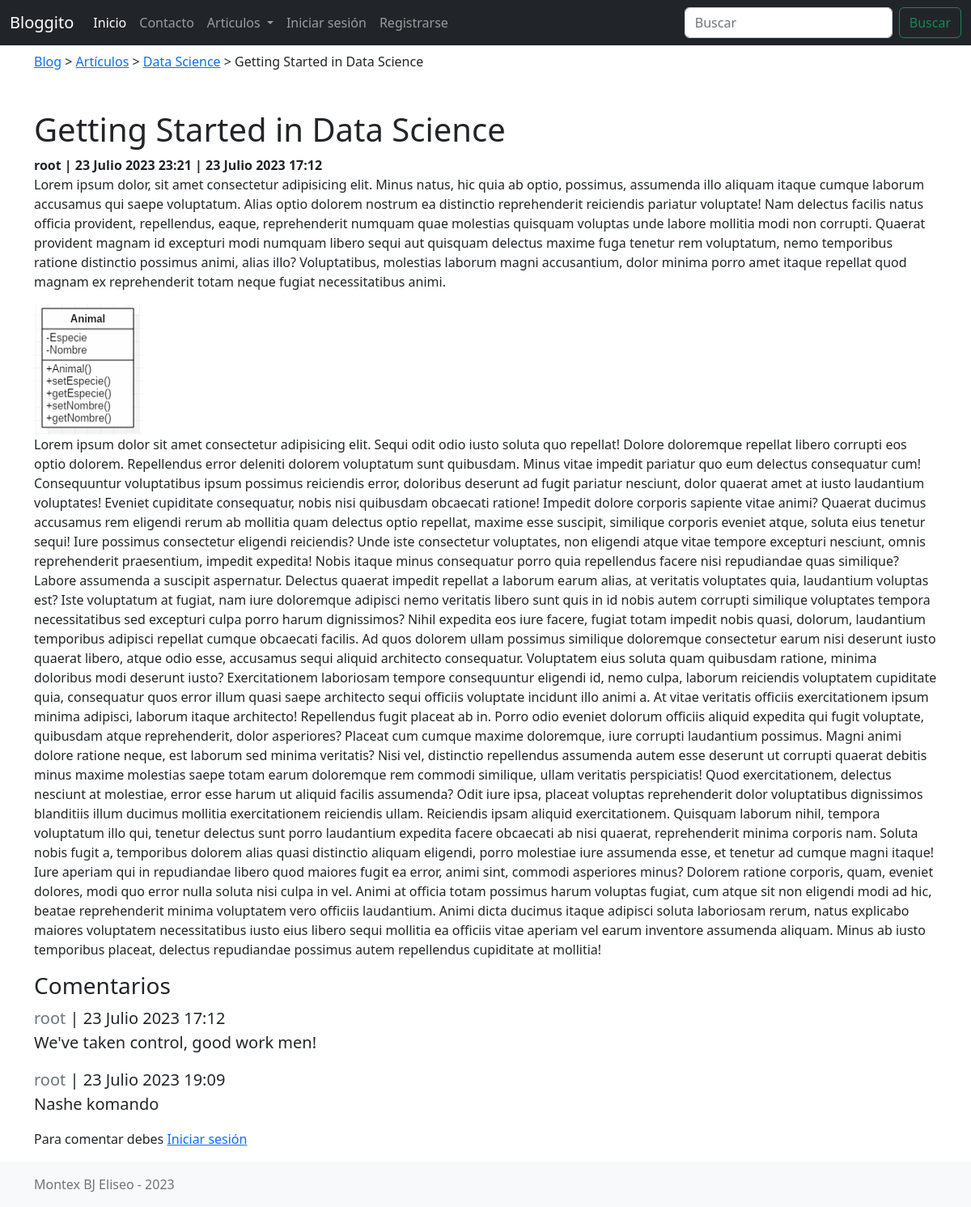
The page /posts/1 on the database as committed earlier.
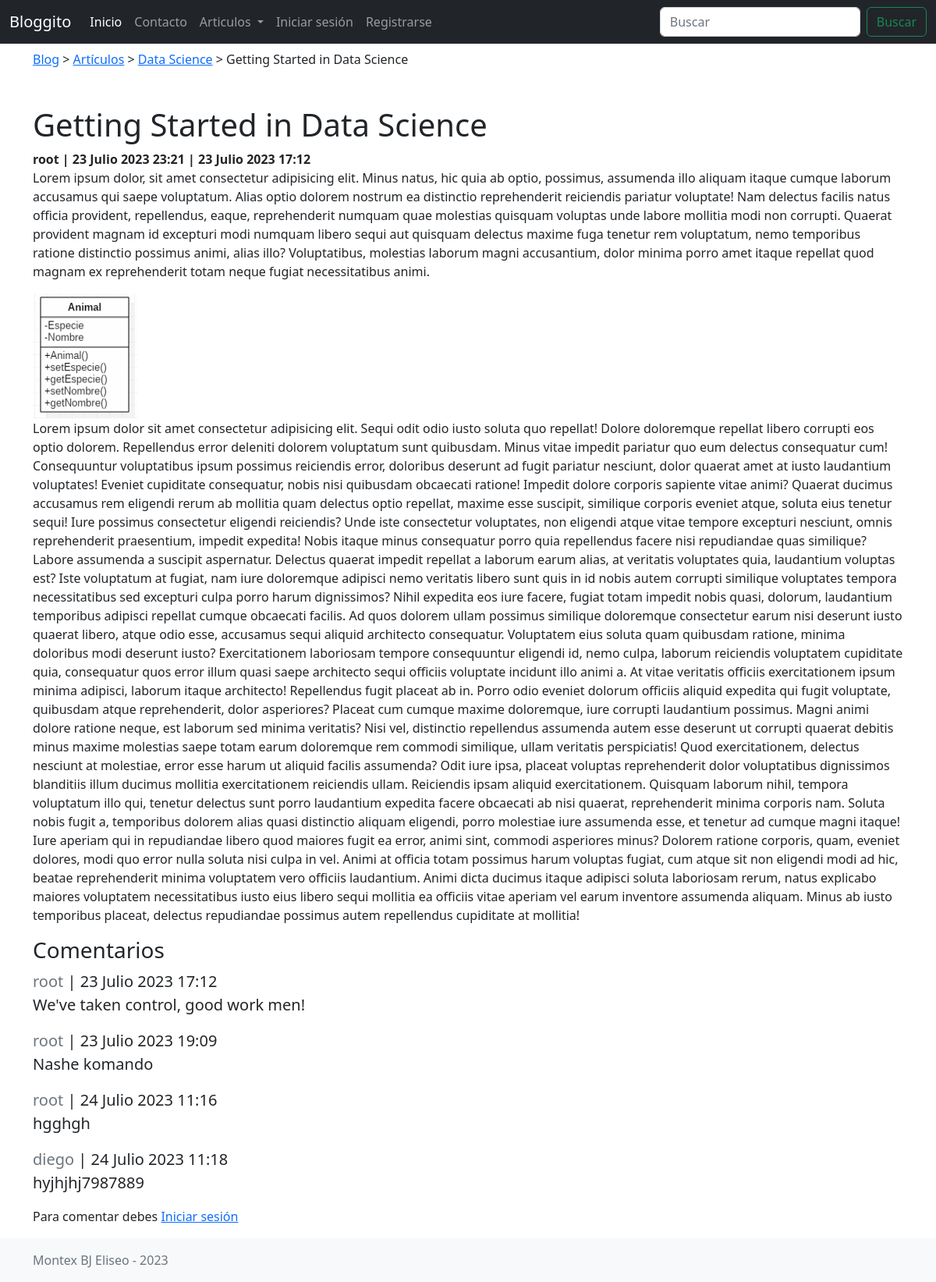
The same page on the database as committed later.
### apps/posts/models.py (models this page shows, shortened)
class Post(models.Model):
    title = models.CharField(max_length=100)
    short_description = models.TextField()
    image = models.ImageField()
    content = models.TextField()
    created_at = models.DateTimeField(auto_now=True, editable=False)
    updated_at = models.DateTimeField(auto_now_add=True, editable=False)
    author = models.ForeignKey(get_user_model(), null=True, on_delete=models.SET_NULL)
    category = models.ForeignKey(Category, null=True, on_delete=models.SET_NULL)
    tags = models.ManyToManyField(Tag)
    def get_absolute_url(self):
        return reverse('posts:view', args=[self.pk])

class Category(models.Model):
    name = models.CharField(max_length=100)
    description = models.TextField()
    created_at = models.DateTimeField(auto_now = True, editable=False)
    updated_at = models.DateTimeField(auto_now_add = True, editable=False)
    def __str__(self) -> str:
        return self.name

### apps/users/models.py (models this page shows)
class User(AbstractUser):
    image = models.ImageField(upload_to='users', null=True)

### apps/comments/models.py (models this page shows, shortened)
class PostComment(models.Model):
    text = models.TextField(max_length=300)
    post = models.ForeignKey(Post, on_delete=models.CASCADE)
    author = models.ForeignKey(get_user_model(), null=True, on_delete=models.SET_NULL)
    created_at = models.DateTimeField(auto_now = True, editable=False)
    updated_at = models.DateTimeField(auto_now_add = True, editable=False)

### apps/posts/views.py (the view)
# urls.py: path('<int:pk>', PostDetailView.as_view(), name = 'view'),
class PostDetailView(DetailView):
    model = Post
    template_name = "posts/post_detail.html"
    context_object_name = "post"
    def get_context_data(self, **kwargs):
        context = super().get_context_data(**kwargs)
        context["postcomment_form"] = PostCommentForm()
        return context

### apps/comments/forms.py
class PostCommentForm(forms.ModelForm):
    class Meta:
        model = PostComment
        fields = ['text']

### templates/posts/post_detail.html (shortened to what this page needs)
{% extends 'base.html' %}
{% block content %}
<main class="container">
    <div class="my-2">
        <a href="{% url 'index' %}">Blog</a> &gt; <a href="{% url 'posts:index' %}">Artículos</a> &gt; <a href="{% url 'posts:index' %}">{{post.category}}</a> &gt; <span>{{post.title}}</span>
    </div>
    <h1 class="mt-5">{{post.title}}</h1>
    <b>{{post.author.username}} | {{post.created_at}} | {{post.updated_at}}</b>
    <p>{{post.short_description}}</p>
    <img class="img-fluid" src="{{post.image.url}}" alt="{{post.title}}">
    <p>{{post.content}}</p>
    {% include 'posts/comments/list.html' %}
    {% include 'posts/comments/form.html' %}
</main>
{% endblock content %}

### templates/base.html (shortened to what this page needs)
<!doctype html>
<html lang="es-ar">
{% load static %}
<head>
    <link href="https://cdn.jsdelivr.net/npm/bootstrap@5.2.1/dist/css/bootstrap.min.css" rel="stylesheet"
>
    <link rel="stylesheet" href="https://cdn.jsdelivr.net/npm/bootstrap-icons@1.10.5/font/bootstrap-icons.css">
    <link rel="stylesheet" href="{% static 'css/docs.css' %}">
</head>
<body>
    {% include 'includes/header.html' %}
    {% block content %}
    {% endblock content %}
    {% include 'includes/footer.html' %}
</body>
</html>

### templates/includes/header.html (shortened to what this page needs)
<header>
    <nav class="navbar navbar-expand-lg navbar-dark bg-dark">
        <div class="container-fluid">
            <a class="navbar-brand" href="{% url 'index' %}">Bloggito</a>
            <div class="collapse navbar-collapse" id="navbarSupportedContent">
                <ul class="navbar-nav me-auto mb-2 mb-lg-0">
                    <li class="nav-item">
                        <a class="nav-link active" aria-current="page" href="{% url 'index' %}">Inicio</a>
                    </li>
                    <li class="nav-item">
                        <a class="nav-link" href="#">Contacto</a>
                    </li>
                    <li class="nav-item dropdown">
                        <a class="nav-link dropdown-toggle" href="#" id="navbarDropdown" role="button"
                            data-bs-toggle="dropdown" aria-expanded="false">
                            Articulos
                        </a>
                    </li>
                    {% if user.is_authenticated %}
                    <li class="nav-item">
                        <a href="{% url 'confirm_logout' %}?next={{path}}" class="nav-link">Cerrar sesión</a>
                    </li>
                    {% else %}
                    <li class="nav-item">
                        <a href="{% url 'login' %}" class="nav-link">Iniciar sesión</a>
                    </li>
                    <li class="nav-item">
                        <a href="{% url 'register' %}" class="nav-link">Registrarse</a>
                        {% endif %}
                    </li>
                </ul>
                {% include 'includes/search.html' %}
            </div>
        </div>
    </nav>
</header>

### templates/includes/search.html (shortened to what this page needs)
<form class="d-flex" method="GET" action="{% url 'posts:index' %}">
    <input name="q" class="form-control me-2" type="search" placeholder="Buscar" aria-label="Search">
    <button class="btn btn-outline-success" type="submit">Buscar</button>
</form>

### templates/posts/comments/list.html (shortened to what this page needs)
<h3>Comentarios</h3>
{% for postcomment in post.postcomment_set.all %}
<div class="lead">
    <b class="text-muted">{{postcomment.author}}</b> | <span>{{postcomment.updated_at}}</span>
    <p>
        {{postcomment.text}}
    </p>
</div>
{% empty %}
<p><i>No hay comentarios</i></p>
{% endfor %}

### templates/posts/comments/form.html
{% load crispy_forms_tags %}
{% if user.is_authenticated %}
<form method="POST" action="{{post.get_add_comment_url}}">
    {% csrf_token %}
    <h3>Deja un comentario</h3>
    <input type="hidden" name="author" value="{{user.pk}}">
    <div>
        {{postcomment_form|crispy}}
    </div>
    <div>
        <button type="submit" class="btn btn-success">Comentar</button>
    </div>
</form>
{% else %}
<p>Para comentar debes <a href="{% url 'login' %}?next={{post.get_absolute_url}}">Iniciar sesión</a></p>
{% endif %}

### templates/includes/footer.html
<footer class="footer mt-auto py-3 bg-light">
    <div class="container">
        <span class="text-muted">Montex BJ Eliseo - 2023</span>
    </div>
</footer>

### static/css/docs.css (style rules this page uses)
@media (min-width: 768px) { :root { scroll-padding-top:4rem } }

Rows that differ between the two databases and show on the page:
added PostComment: author "root", updated_at "24 Julio 2023 11:16", text "hgghgh"
added PostComment: author "diego", updated_at "24 Julio 2023 11:18", text "hyjhjhj7987889"
